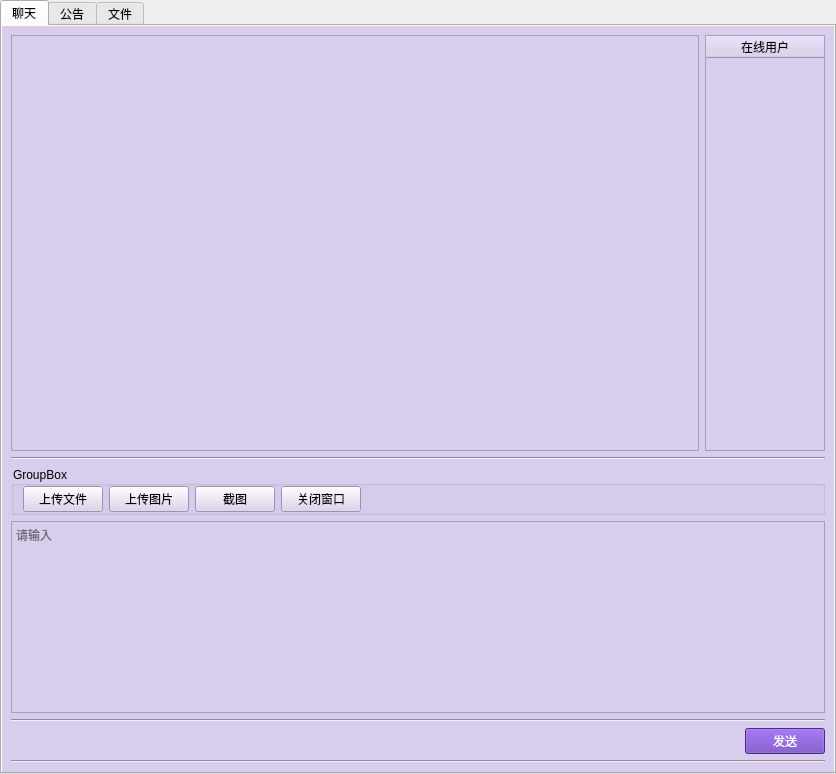
<?xml version="1.0" encoding="UTF-8"?>
<ui version="4.0">
 <class>MainBoard</class>
 <widget class="QWidget" name="MainBoard">
  <property name="geometry">
   <rect>
    <x>0</x>
    <y>0</y>
    <width>836</width>
    <height>774</height>
   </rect>
  </property>
  <property name="windowTitle">
   <string>月聊天室</string>
  </property>
  <property name="styleSheet">
   <string notr="true">* {
font: 12pt &quot;Consolas&quot;;
}

</string>
  </property>
  <layout class="QVBoxLayout" name="verticalLayout_2" stretch="0">
   <property name="leftMargin">
    <number>0</number>
   </property>
   <property name="topMargin">
    <number>0</number>
   </property>
   <property name="rightMargin">
    <number>0</number>
   </property>
   <property name="bottomMargin">
    <number>0</number>
   </property>
   <item>
    <widget class="QTabWidget" name="tabWidget">
     <property name="enabled">
      <bool>true</bool>
     </property>
     <property name="sizePolicy">
      <sizepolicy hsizetype="Expanding" vsizetype="Expanding">
       <horstretch>0</horstretch>
       <verstretch>5</verstretch>
      </sizepolicy>
     </property>
     <property name="styleSheet">
      <string notr="true"/>
     </property>
     <property name="currentIndex">
      <number>0</number>
     </property>
     <widget class="QWidget" name="chatTab">
      <property name="styleSheet">
       <string notr="true">background-color: rgb(216, 205, 237);</string>
      </property>
      <attribute name="title">
       <string>聊天</string>
      </attribute>
      <layout class="QVBoxLayout" name="verticalLayout">
       <item>
        <layout class="QHBoxLayout" name="horizontalLayout_3">
         <item>
          <widget class="QTextBrowser" name="chatMsgShowTextBrowser"/>
         </item>
         <item>
          <widget class="QTableWidget" name="chatUserOnLineTableWidget">
           <property name="sizePolicy">
            <sizepolicy hsizetype="Maximum" vsizetype="Expanding">
             <horstretch>0</horstretch>
             <verstretch>0</verstretch>
            </sizepolicy>
           </property>
           <property name="maximumSize">
            <size>
             <width>120</width>
             <height>16777215</height>
            </size>
           </property>
           <property name="gridStyle">
            <enum>Qt::SolidLine</enum>
           </property>
           <attribute name="horizontalHeaderShowSortIndicator" stdset="0">
            <bool>false</bool>
           </attribute>
           <attribute name="horizontalHeaderStretchLastSection">
            <bool>true</bool>
           </attribute>
           <attribute name="verticalHeaderCascadingSectionResizes">
            <bool>false</bool>
           </attribute>
           <attribute name="verticalHeaderStretchLastSection">
            <bool>false</bool>
           </attribute>
           <column>
            <property name="text">
             <string>在线用户</string>
            </property>
           </column>
          </widget>
         </item>
        </layout>
       </item>
       <item>
        <widget class="Line" name="line">
         <property name="orientation">
          <enum>Qt::Horizontal</enum>
         </property>
        </widget>
       </item>
       <item>
        <widget class="QGroupBox" name="groupBox_3">
         <property name="sizePolicy">
          <sizepolicy hsizetype="Preferred" vsizetype="Preferred">
           <horstretch>0</horstretch>
           <verstretch>0</verstretch>
          </sizepolicy>
         </property>
         <property name="title">
          <string>GroupBox</string>
         </property>
         <layout class="QHBoxLayout" name="horizontalLayout">
          <property name="topMargin">
           <number>0</number>
          </property>
          <property name="bottomMargin">
           <number>0</number>
          </property>
          <item>
           <widget class="QPushButton" name="chatFileUploadPushButton">
            <property name="sizePolicy">
             <sizepolicy hsizetype="Fixed" vsizetype="Fixed">
              <horstretch>0</horstretch>
              <verstretch>0</verstretch>
             </sizepolicy>
            </property>
            <property name="text">
             <string>上传文件</string>
            </property>
           </widget>
          </item>
          <item>
           <widget class="QPushButton" name="chatImageUploadPushButton">
            <property name="sizePolicy">
             <sizepolicy hsizetype="Fixed" vsizetype="Fixed">
              <horstretch>0</horstretch>
              <verstretch>0</verstretch>
             </sizepolicy>
            </property>
            <property name="text">
             <string>上传图片</string>
            </property>
           </widget>
          </item>
          <item>
           <widget class="QPushButton" name="chatCapturePushButton">
            <property name="enabled">
             <bool>true</bool>
            </property>
            <property name="sizePolicy">
             <sizepolicy hsizetype="Fixed" vsizetype="Fixed">
              <horstretch>0</horstretch>
              <verstretch>0</verstretch>
             </sizepolicy>
            </property>
            <property name="toolTip">
             <string>截图</string>
            </property>
            <property name="text">
             <string>截图</string>
            </property>
           </widget>
          </item>
          <item>
           <widget class="QPushButton" name="windowsClosePushButton">
            <property name="styleSheet">
             <string notr="true">visibility: hidden;</string>
            </property>
            <property name="text">
             <string>关闭窗口</string>
            </property>
           </widget>
          </item>
          <item>
           <spacer name="horizontalSpacer_3">
            <property name="orientation">
             <enum>Qt::Horizontal</enum>
            </property>
            <property name="sizeHint" stdset="0">
             <size>
              <width>699</width>
              <height>20</height>
             </size>
            </property>
           </spacer>
          </item>
         </layout>
        </widget>
       </item>
       <item>
        <widget class="QTextEdit" name="chatMsgEditTextEdit">
         <property name="enabled">
          <bool>true</bool>
         </property>
         <property name="sizePolicy">
          <sizepolicy hsizetype="Expanding" vsizetype="Fixed">
           <horstretch>0</horstretch>
           <verstretch>2</verstretch>
          </sizepolicy>
         </property>
         <property name="html">
          <string>&lt;!DOCTYPE HTML PUBLIC &quot;-//W3C//DTD HTML 4.0//EN&quot; &quot;http://www.w3.org/TR/REC-html40/strict.dtd&quot;&gt;
&lt;html&gt;&lt;head&gt;&lt;meta name=&quot;qrichtext&quot; content=&quot;1&quot; /&gt;&lt;style type=&quot;text/css&quot;&gt;
p, li { white-space: pre-wrap; }
&lt;/style&gt;&lt;/head&gt;&lt;body style=&quot; font-family:'Consolas'; font-size:12pt; font-weight:400; font-style:normal;&quot;&gt;
&lt;p style=&quot;-qt-paragraph-type:empty; margin-top:0px; margin-bottom:0px; margin-left:0px; margin-right:0px; -qt-block-indent:0; text-indent:0px;&quot;&gt;&lt;br /&gt;&lt;/p&gt;&lt;/body&gt;&lt;/html&gt;</string>
         </property>
         <property name="placeholderText">
          <string>请输入</string>
         </property>
        </widget>
       </item>
       <item>
        <widget class="Line" name="line_3">
         <property name="orientation">
          <enum>Qt::Horizontal</enum>
         </property>
        </widget>
       </item>
       <item alignment="Qt::AlignRight">
        <widget class="QPushButton" name="chatSendPushButton">
         <property name="sizePolicy">
          <sizepolicy hsizetype="Fixed" vsizetype="Fixed">
           <horstretch>0</horstretch>
           <verstretch>0</verstretch>
          </sizepolicy>
         </property>
         <property name="styleSheet">
          <string notr="true">background-color: rgb(102, 58, 183);
color:rgb(255, 255, 255);


/* border:5px, solid, rgb(0, 0, 0);*/
</string>
         </property>
         <property name="text">
          <string>发送</string>
         </property>
        </widget>
       </item>
       <item>
        <widget class="Line" name="line_2">
         <property name="orientation">
          <enum>Qt::Horizontal</enum>
         </property>
        </widget>
       </item>
      </layout>
     </widget>
     <widget class="QWidget" name="noticeTab">
      <attribute name="title">
       <string>公告</string>
      </attribute>
      <widget class="QPushButton" name="noticePushButton">
       <property name="geometry">
        <rect>
         <x>380</x>
         <y>200</y>
         <width>61</width>
         <height>31</height>
        </rect>
       </property>
       <property name="text">
        <string>PushButton</string>
       </property>
      </widget>
     </widget>
     <widget class="QWidget" name="fileTab">
      <attribute name="title">
       <string>文件</string>
      </attribute>
      <layout class="QVBoxLayout" name="verticalLayout_3">
       <item>
        <layout class="QHBoxLayout" name="horizontalLayout_2">
         <item>
          <widget class="QLabel" name="filesNumLabel">
           <property name="sizePolicy">
            <sizepolicy hsizetype="Fixed" vsizetype="Fixed">
             <horstretch>0</horstretch>
             <verstretch>0</verstretch>
            </sizepolicy>
           </property>
           <property name="text">
            <string>共x个文件</string>
           </property>
          </widget>
         </item>
         <item>
          <spacer name="horizontalSpacer">
           <property name="orientation">
            <enum>Qt::Horizontal</enum>
           </property>
           <property name="sizeHint" stdset="0">
            <size>
             <width>40</width>
             <height>20</height>
            </size>
           </property>
          </spacer>
         </item>
         <item>
          <widget class="QLineEdit" name="lineEdit">
           <property name="sizePolicy">
            <sizepolicy hsizetype="Fixed" vsizetype="Fixed">
             <horstretch>0</horstretch>
             <verstretch>0</verstretch>
            </sizepolicy>
           </property>
           <property name="inputMask">
            <string/>
           </property>
           <property name="placeholderText">
            <string>搜索</string>
           </property>
          </widget>
         </item>
         <item>
          <widget class="QPushButton" name="filesUploadPushButton">
           <property name="sizePolicy">
            <sizepolicy hsizetype="Fixed" vsizetype="Fixed">
             <horstretch>0</horstretch>
             <verstretch>0</verstretch>
            </sizepolicy>
           </property>
           <property name="styleSheet">
            <string notr="true">background-color:rgb(18, 183, 245);
color:rgb(255, 255, 255)</string>
           </property>
           <property name="text">
            <string>十 上传</string>
           </property>
          </widget>
         </item>
         <item>
          <widget class="QPushButton" name="filesFlushPushButton">
           <property name="text">
            <string>刷新</string>
           </property>
          </widget>
         </item>
        </layout>
       </item>
       <item>
        <widget class="QTableWidget" name="filesShowTableWidget">
         <property name="enabled">
          <bool>true</bool>
         </property>
         <property name="minimumSize">
          <size>
           <width>600</width>
           <height>500</height>
          </size>
         </property>
         <column>
          <property name="text">
           <string>文件</string>
          </property>
         </column>
         <column>
          <property name="text">
           <string>更新时间</string>
          </property>
         </column>
         <column>
          <property name="text">
           <string>大小</string>
          </property>
         </column>
         <column>
          <property name="text">
           <string>上传者</string>
          </property>
         </column>
         <column>
          <property name="text">
           <string>-</string>
          </property>
         </column>
        </widget>
       </item>
      </layout>
     </widget>
    </widget>
   </item>
  </layout>
 </widget>
 <resources>
  <include location="../../../../Desktop/res/my.qrc"/>
 </resources>
 <connections/>
</ui>
